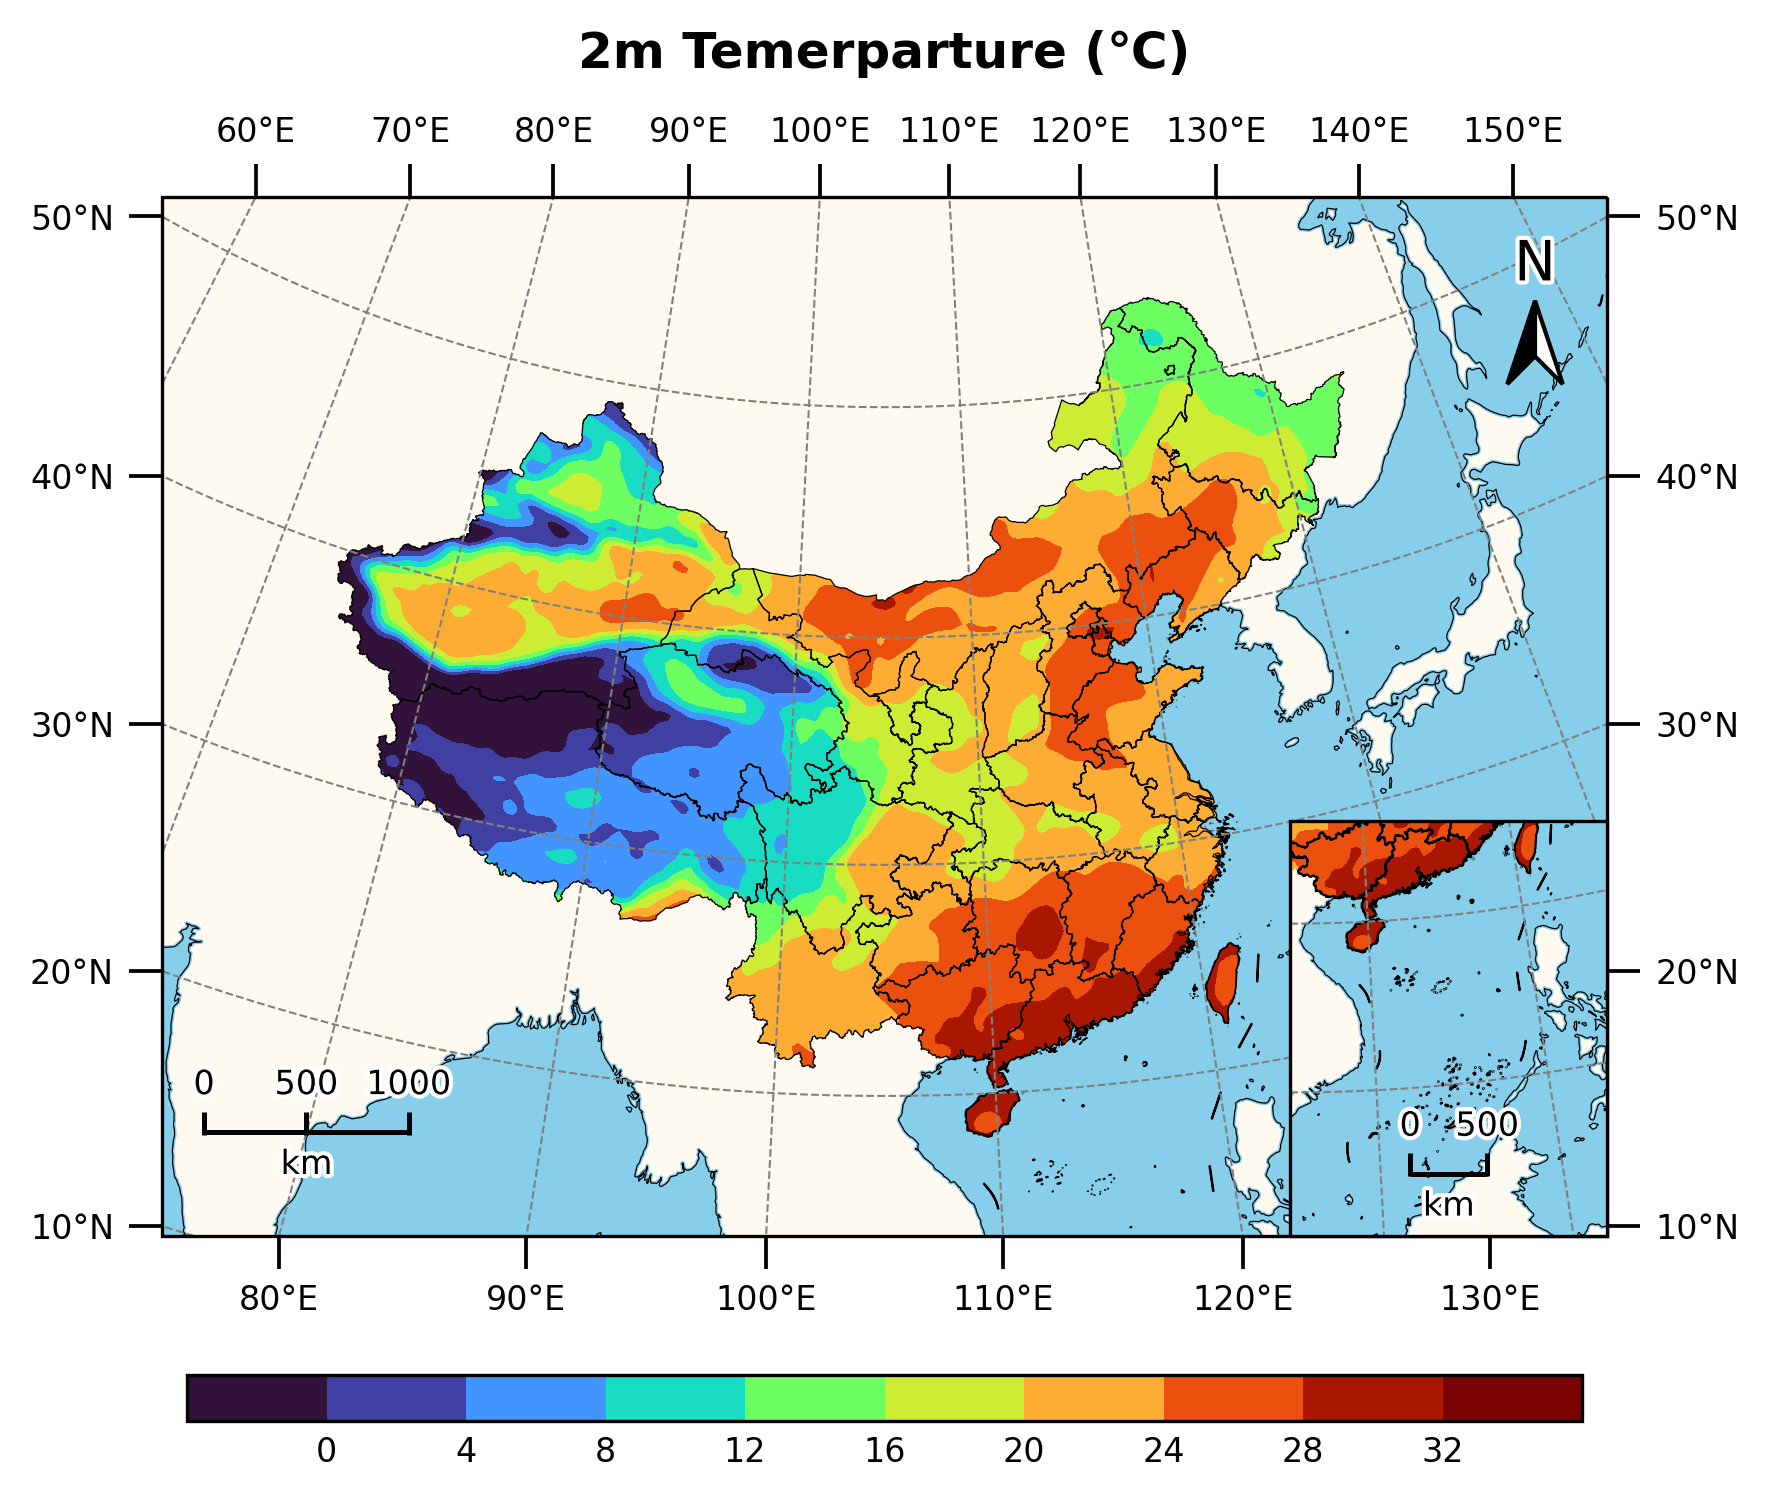

Here is the Python script that generated this plot:
import numpy as np
import xarray as xr
from scipy.ndimage import gaussian_filter
import matplotlib.pyplot as plt
from matplotlib import patheffects
import cartopy.crs as ccrs
import cartopy.feature as cfeature
import frykit.plot as fplt

# 读取数据.
ds = xr.load_dataset('data.nc')
t2m = ds['t2m'].isel(time=0) - 273.15
t2m[:] = gaussian_filter(t2m.values, sigma=1)

# 设置地图范围和刻度.
extents_main = [74, 136, 14, 56]
extents_sub = [105, 122, 2, 25]
xticks = np.arange(50, 161, 10)
yticks = np.arange(0, 71, 10)

# 设置投影.
crs_map = ccrs.LambertConformal(
    central_longitude=105, standard_parallels=(25, 47)
)
crs_data = ccrs.PlateCarree()

# 设置刻度风格.
plt.rc('xtick.major', size=8, width=0.9)
plt.rc('ytick.major', size=8, width=0.9)
plt.rc('xtick', labelsize=8, top=True, labeltop=True)
plt.rc('ytick', labelsize=8, right=True, labelright=True)

# 准备主地图.
fig = plt.figure(figsize=(10, 6))
ax_main = fig.add_subplot(111, projection=crs_map)
fplt.set_extent_and_ticks(
    ax_main, extents=extents_main,
    xticks=xticks, yticks=yticks,
    grid=True, lw=0.5, ls='--', color='gray'
)
# 添加要素.
ax_main.add_feature(cfeature.LAND.with_scale('50m'), fc='floralwhite')
ax_main.add_feature(cfeature.OCEAN.with_scale('50m'), fc='skyblue')
fplt.add_cn_province(ax_main, lw=0.3)
fplt.add_nine_line(ax_main, lw=0.5)
# 绘制填色图.
levels = np.linspace(0, 32, 50)
cticks = np.linspace(0, 32, 9)
cf = ax_main.contourf(
    t2m.longitude, t2m.latitude, t2m, levels,
    cmap='turbo', extend='both', transform=crs_data
)
fplt.clip_by_cn_border(cf, fix=True)
# 绘制colorbar.
cbar = fig.colorbar(
    cf, ax=ax_main, orientation='horizontal',
    shrink=0.6, pad=0.1, aspect=30,
    ticks=cticks, extendfrac=0
)
cbar.ax.tick_params(length=4, labelsize=8)
# 添加指北针和比例尺.
path_effects = [
    patheffects.Stroke(linewidth=2, foreground='w'),
    patheffects.Normal()
]
fplt.add_north_arrow(ax_main, (0.95, 0.9), path_effects=path_effects)
fplt.add_map_scale(
    ax_main, (0.1, 0.1), length=1000, ticks=[0, 500, 1000],
    text_kwargs={'path_effects': path_effects}
)
# 设置标题.
ax_main.set_title(
    '2m Temerparture (\u2103)', y=1.1,
    fontsize='large', weight='bold'
)

# 准备小地图.
ax_sub = fig.add_axes(ax_main.get_position(), projection=crs_map)
ax_sub.set_extent(extents_sub, crs=crs_data)
ax_sub.gridlines(
    crs_data, xlocs=xticks, ylocs=yticks,
    lw=0.5, ls='--', color='gray'
)
ax_sub.add_feature(cfeature.LAND.with_scale('50m'), fc='floralwhite')
ax_sub.add_feature(cfeature.OCEAN.with_scale('50m'), fc='skyblue')
fplt.add_nine_line(ax_sub, lw=0.5)
# 只画出部分省份节省时间.
for name in ['广西壮族自治区', '广东省', '福建省', '海南省', '台湾省']:
    fplt.add_cn_province(ax_sub, name, lw=0.5)
cf = ax_sub.contourf(
    t2m.longitude, t2m.latitude, t2m, levels,
    cmap='turbo', extend='both', transform=crs_data
)
fplt.clip_by_cn_border(cf, fix=True)
fplt.add_map_scale(
    ax_sub, (0.5, 0.15), length=500,
    text_kwargs={'path_effects': path_effects}
)
# 最后定位ax_sub的位置.
fplt.locate_sub_axes(ax_main, ax_sub)

# 保存图片.
fig.savefig('demo.png', dpi=300, bbox_inches='tight')
plt.close(fig)